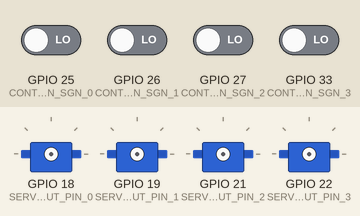
A program run on a simulated ESP32. Parts: 4 × servo. The inputs (shaded band) are chosen by the test bench; at power-on: GPIO 25 (CONTROL_PIN_SGN_0), GPIO 26 (CONTROL_PIN_SGN_1), GPIO 27 (CONTROL_PIN_SGN_2), GPIO 33 (CONTROL_PIN_SGN_3) LOW. EEPROM starts erased.

Above: at 3.7 s.
3.8 s: GPIO 25 (CONTROL_PIN_SGN_0) driven HIGH
At 4.2 s:
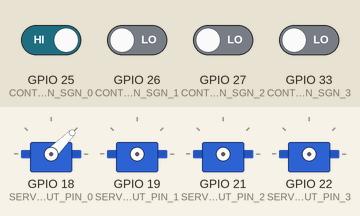
5.4 s: GPIO 26 (CONTROL_PIN_SGN_1) driven HIGH
At 6.7 s:
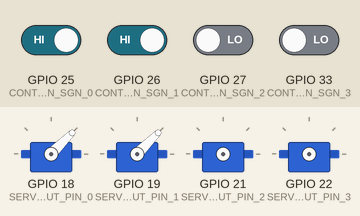
7.0 s: GPIO 27 (CONTROL_PIN_SGN_2) driven HIGH
At 8.0 s:
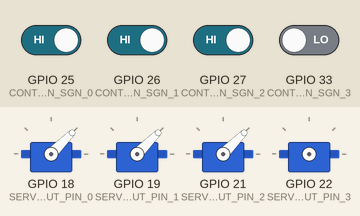
8.6 s: GPIO 33 (CONTROL_PIN_SGN_3) driven HIGH
At 9.2 s:
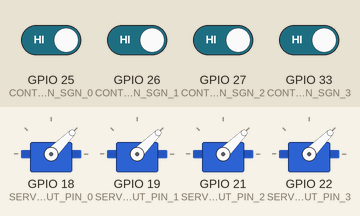
10.2 s: GPIO 25 (CONTROL_PIN_SGN_0) driven LOW
At 11.7 s:
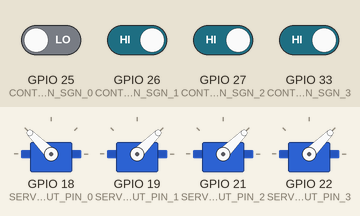
Timing chart, 0 to 12.8 s (numbered marks = the images above; inputs shaded):
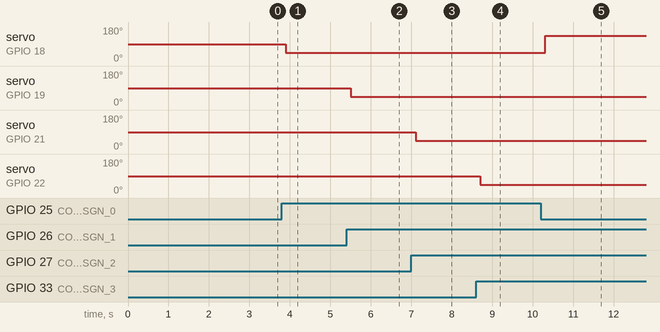

Measured:
- after the input at 3.8 s, servo on GPIO 18 (SERVO_OUTPUT_PIN_0): 90° → 45° after 0.10 s
- after the input at 5.4 s, servo on GPIO 19 (SERVO_OUTPUT_PIN_1): 90° → 45° after 0.11 s
- after the input at 7.0 s, servo on GPIO 21 (SERVO_OUTPUT_PIN_2): 90° → 45° after 0.11 s
- after the input at 8.6 s, servo on GPIO 22 (SERVO_OUTPUT_PIN_3): 90° → 45° after 0.11 s
- after the input at 10.2 s, servo on GPIO 18 (SERVO_OUTPUT_PIN_0): 45° → 135° after 0.11 s

The program:

main.cpp
```cpp
#include <Arduino.h>
#include <servomotor.h> // servo functions
#include <memory_mgmt.h> // memory functions
#include <gui_interaction.h> // Functions to interact with the gui

void setup() {
  // serial communication
  Serial.begin(9600);
  delay(1000);
  initServoControlPins();
  initEEPROM();
}

void loop() {
  // set and get positions from GUI
  interact_with_gui();
  // React when servos control pin change
  moveServoWithControlPins();
  delay(100);
}
```

gui_interaction.cpp
```cpp
#include <gui_interaction.h>
void interact_with_gui() {
  if (Serial.available()) {

    String cmd = Serial.readStringUntil('\n');
    cmd.trim();

    if (cmd.startsWith("GET")) {

      int firstComma = cmd.indexOf(',');
      int servoIdParsed = 0;

      if (firstComma > 0) {
        servoIdParsed = cmd.substring(firstComma + 1).toInt();
        if (servoIdParsed < 0 || servoIdParsed >= NUMBER_OF_SERVOS)
          return;
      }

      uint8_t servoId = servoIdParsed;

      Serial.print(servoId);
      Serial.print(",");
      Serial.print(getFirstPosition(servoId));
      Serial.print(",");
      Serial.println(getSecondPosition(servoId));
    }

    else if (cmd.startsWith("SET")) {

      int firstComma = cmd.indexOf(',');
      int secondComma = cmd.indexOf(',', firstComma + 1);
      int thirdComma = cmd.indexOf(',', secondComma + 1);

      if (firstComma < 0 || secondComma < 0 || thirdComma < 0)
        return;

      int servoIdParsed = cmd.substring(firstComma + 1, secondComma).toInt();
      if (servoIdParsed < 0 || servoIdParsed >= NUMBER_OF_SERVOS)
        return;

      uint8_t servoId = servoIdParsed;

      uint16_t newFirst = cmd.substring(secondComma + 1, thirdComma).toInt();
      uint16_t newSecond = cmd.substring(thirdComma + 1).toInt();

      if (newFirst < PULSE_MIN || newFirst > PULSE_MAX) return;
      if (newSecond < PULSE_MIN || newSecond > PULSE_MAX) return;

      setFirstPosition(servoId, newFirst);
      setSecondPosition(servoId, newSecond);

      writeEEPROM(servoId, newFirst, newSecond);

      Serial.println("OK");
    }
  }
}
```

gui_interaction.h
```cpp
#pragma once
#include <Arduino.h>
#include <servomotor.h>
#include <memory_mgmt.h>

void interact_with_gui();
```

memory_mgmt.cpp
```cpp
#include <memory_mgmt.h>

void initEEPROM(){
  EEPROM.begin(EEPROM_SIZE);
  readEEPROM();
}

// Each servo reserves 4 bytes
// First position occupies the first 2 bytes...
uint16_t getFirstAddr(uint8_t servoId) {
  return EEPROM_BASE_ADDR + servoId * 4;
}

// ... second position occupies the next 2 bytes after first position
uint16_t getSecondAddr(uint8_t servoId) {
  return EEPROM_BASE_ADDR + servoId * 4 + 2;
}

// Read the stored values in the memory, and if empty, initialize with default values 600,900
void readEEPROM() {
  for (uint8_t i = 0; i < NUMBER_OF_SERVOS; i++) {

    uint16_t firstPos;
    uint16_t secondPos;

    EEPROM.get(getFirstAddr(i), firstPos);
    EEPROM.get(getSecondAddr(i), secondPos);

    // Validate values
    if (firstPos < PULSE_MIN || firstPos > PULSE_MAX)
      firstPos = 600;

    if (secondPos < PULSE_MIN || secondPos > PULSE_MAX)
      secondPos = 900;

    setFirstPosition(i, firstPos);
    setSecondPosition(i, secondPos);
  }
}

// Store the values in the memory
void writeEEPROM(uint8_t servoId, uint16_t firstPos, uint16_t secondPos) {
  EEPROM.put(getFirstAddr(servoId), firstPos);
  EEPROM.put(getSecondAddr(servoId), secondPos);
  EEPROM.commit();
}
```

memory_mgmt.h
```cpp
#pragma once
#include <Arduino.h>
#include <EEPROM.h>
#include <servomotor.h>

#define EEPROM_BASE_ADDR 0
#define EEPROM_SIZE 512

void initEEPROM();
void readEEPROM();
void writeEEPROM(uint8_t servoId, uint16_t firstPos, uint16_t secondPos);
```

servomotor.cpp
```cpp
#include <servomotor.h>

static ServoControl servos[NUMBER_OF_SERVOS];

void allocateServoTimers() {
    // Maximum 16 timers on ESP32
    const uint8_t maxTimers = 16;

    // Allocate one timer per servo, up to the maximum allowed
    for (uint8_t i = 0; i < NUMBER_OF_SERVOS && i < maxTimers; i++) {
        ESP32PWM::allocateTimer(i);
    }
}

// Init contorl pins
void initServoControlPins(){
  int controlPins[NUMBER_OF_SERVOS] = {CONTROL_PIN_SGN_0, CONTROL_PIN_SGN_1, CONTROL_PIN_SGN_2, CONTROL_PIN_SGN_3};
  int outputPins[NUMBER_OF_SERVOS]  = {SERVO_OUTPUT_PIN_0, SERVO_OUTPUT_PIN_1, SERVO_OUTPUT_PIN_2, SERVO_OUTPUT_PIN_3};

  allocateServoTimers();

  for(int i = 0; i < NUMBER_OF_SERVOS; i++){
      servos[i].controlPin = controlPins[i];
      servos[i].servoOutputPin = outputPins[i];
      pinMode(servos[i].controlPin, INPUT);
      servos[i].servoHndl.setPeriodHertz(WORKING_FRERQUENCY);
  }
}

// The servo makes a lot of noises to try to keep
// the position. I just deattach it, because optical components
// do not require that function
void moveServoSilent(uint8_t servoId, uint16_t targetPos){
  uint16_t safePos = constrain(targetPos, PULSE_MIN, PULSE_MAX);
  servos[servoId].servoHndl.attach(servos[servoId].servoOutputPin, PULSE_MIN, PULSE_MAX);
  delay(100);
  servos[servoId].servoHndl.writeMicroseconds(safePos);
  delay(100);
  servos[servoId].servoHndl.detach();
}

// Read the values of the
// control pins and move if neccessary
// Not fast response, but not important for our application
void moveServoWithControlPins(){
  int currentRead;
  for(uint8_t servoId = 0; servoId < NUMBER_OF_SERVOS; servoId++){
    currentRead = digitalRead(servos[servoId].controlPin);
    // If the control signal has changed...
    if(currentRead != servos[servoId].controlSignalValue){
      // ... move the servos accordingly
      if(currentRead){
        moveServoSilent(servoId,servos[servoId].firstPosition);
      }else{
        moveServoSilent(servoId,servos[servoId].secondPosition);
      }
      // Update the value
      servos[servoId].controlSignalValue = currentRead;
    }
  }
}

// Functions to set/get position from outside this class
void setFirstPosition(uint8_t servoId, uint16_t pos){
  servos[servoId].firstPosition = pos;
}
void setSecondPosition(uint8_t servoId, uint16_t pos){
  servos[servoId].secondPosition = pos;
}

uint16_t getFirstPosition(uint8_t servoId){
  return servos[servoId].firstPosition;
}
uint16_t getSecondPosition(uint8_t servoId){
  return servos[servoId].secondPosition;
}
```

servomotor.h
```cpp
#pragma once
#include <ESP32Servo.h> // Arduino library
#include <Arduino.h>

#define NUMBER_OF_SERVOS 4

// the pulse width goes from 450 to 1050 microseconds
// being 750 microseconds the center position
#define PULSE_MIN   450
#define PULSE_MAX   1050
#define PULSE_CENTER 750
#define WORKING_FRERQUENCY 560

// Servo PWM outputs
#define SERVO_OUTPUT_PIN_0 18
#define SERVO_OUTPUT_PIN_1 19
#define SERVO_OUTPUT_PIN_2 21
#define SERVO_OUTPUT_PIN_3 22

// Control input pins
#define CONTROL_PIN_SGN_0 25
#define CONTROL_PIN_SGN_1 26
#define CONTROL_PIN_SGN_2 27
#define CONTROL_PIN_SGN_3 33

struct ServoControl {
  Servo servoHndl;
  uint8_t controlPin;
  int controlSignalValue = 0;
  uint8_t servoOutputPin;
  uint16_t firstPosition;
  uint16_t secondPosition;
};

void moveServoSilent(uint8_t servoId, uint16_t targetPos);
void initServoControlPins();
void moveServoWithControlPins();
void setFirstPosition(uint8_t servoId, uint16_t pos);
void setSecondPosition(uint8_t servoId, uint16_t pos);
uint16_t getFirstPosition(uint8_t servoId);
uint16_t getSecondPosition(uint8_t servoId);
```
